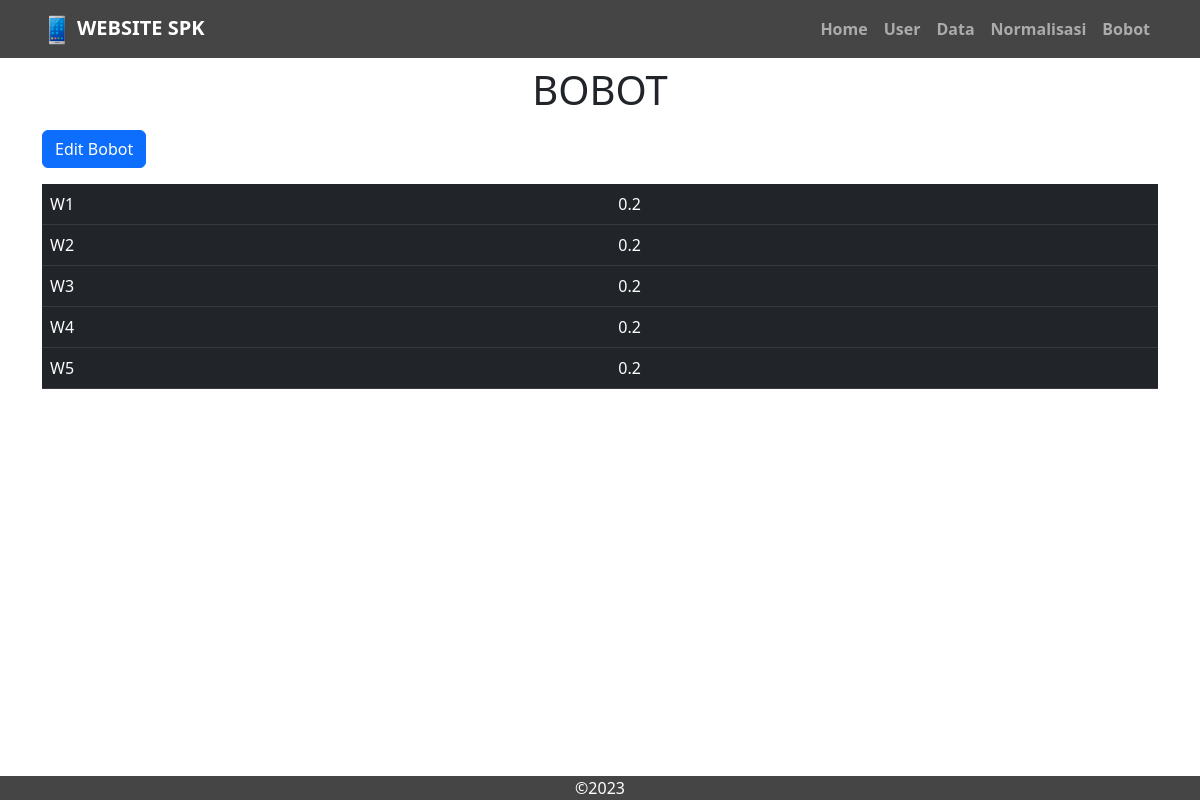
/app/bobot.php, run on the app's committed database.
### tables this page shows
CREATE TABLE `bobot` (
  `id_bobot` int(11) NOT NULL,
  `w1` double NOT NULL,
  `w2` double NOT NULL,
  `w3` double NOT NULL,
  `w4` double NOT NULL,
  `w5` double NOT NULL
);

### app/bobot.php (the view, shortened to what this page needs)
<!doctype html>
<html lang="en">
<head>
    <link href="https://cdn.jsdelivr.net/npm/bootstrap@5.3.0-alpha3/dist/css/bootstrap.min.css" rel="stylesheet"
>
</head>
<body>
    <nav class="navbar navbar-expand-lg  fw-bold navbar-dark">
        <div class="container">
            <a class="navbar-brand " href="#"> <img src="../img/phone.png" alt="" srcset="">WEBSITE SPK</a>
            <div class="collapse navbar-collapse" id="navbarNav">
                <ul class="navbar-nav ms-auto">
                    <li class="nav-item">
                        <a class="nav-link " aria-current="page" href="index.php">Home</a>
                    </li>
                    <li class="nav-item">
                        <a class="nav-link" aria-current="page" href="user.php">User</a>
                    </li>
                    <li class="nav-item">
                        <a class="nav-link" aria-current="page" href="alternatif.php">Data</a>
                    </li>
                    <li class="nav-item">
                        <a class="nav-link " aria-current="page" href="normalisasi.php">Normalisasi</a>
                    </li>
                    <li class="nav-item">
                        <a class="nav-link " aria-current="page" href="bobot.php.php">Bobot</a>
                    </li>
                </ul>
            </div>
        </div>
    </nav>
    <div class="container ">
        <h1 class="text-center mt-2 mb-3">BOBOT</h1>
        <div class="scroll">
            <table class="table table-dark">
                <?php
                include("cnnt.php");
                $sql = mysqli_query($conn, "select * from bobot");
                while ($data = $sql->fetch_array()) {
                    ?>
                    <tr>
                        <td>W1</td>
                        <td name="w1">
                            <?= $data['w1'] ?>
                        </td>
                    </tr>
                    <tr>
                        <td>W2</td>
                        <td class="w2">
                            <?= $data['w2'] ?>
                        </td>
                    </tr>
                    <tr>
                        <td>W3</td>
                        <td class="w3">
                            <?= $data['w3'] ?>
                        </td>
                    </tr>
                    <tr>
                        <td>W4</td>
                        <td class="w4">
                            <?= $data['w4'] ?>
                        </td>
                    </tr>
                    <tr>
                        <td>W5</td>
                        <td class="w5">
                            <?= $data['w5'] ?>
                        </td>
                    </tr>
                    <button type="button" class="btn btn-primary mb-3" data-bs-toggle="modal"
                        data-bs-target="#bobot<?= $data['id_bobot'] ?>">
                        Edit Bobot
                    </button>
                    <?php
                }
                ?>
            </table>
        </div>
    </div>
    <footer>
        <div class="container text-center">
            &copy;2023
        </div>
    </footer>
</body>
</html>

### app/bobot.php (style rules this page uses)
nav { background-color: #454545 !important; }
img { width: 30px; margin-right: 5px; }
footer { width: 100%; bottom: 0; position: absolute; color: white; background-color: #454545 !important; }

### data on the page
bobot: w1 "0.2", w2 "0.2", w3 "0.2", w4 "0.2", w5 "0.2"
